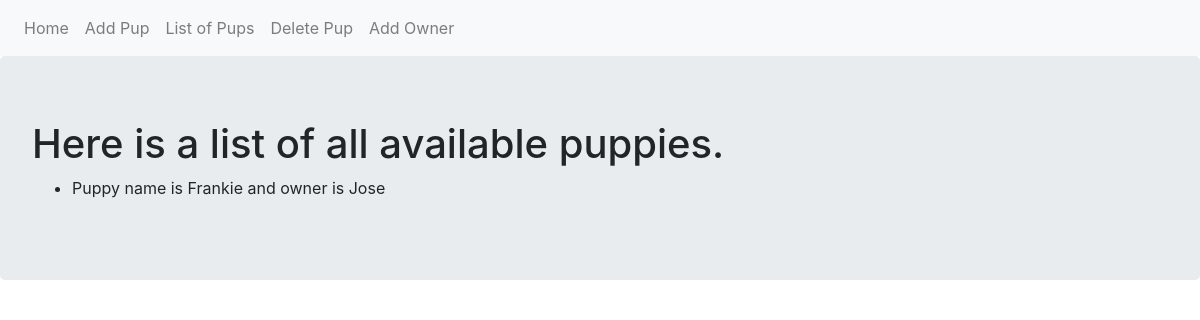
Before: /puppies/list with the older database file.
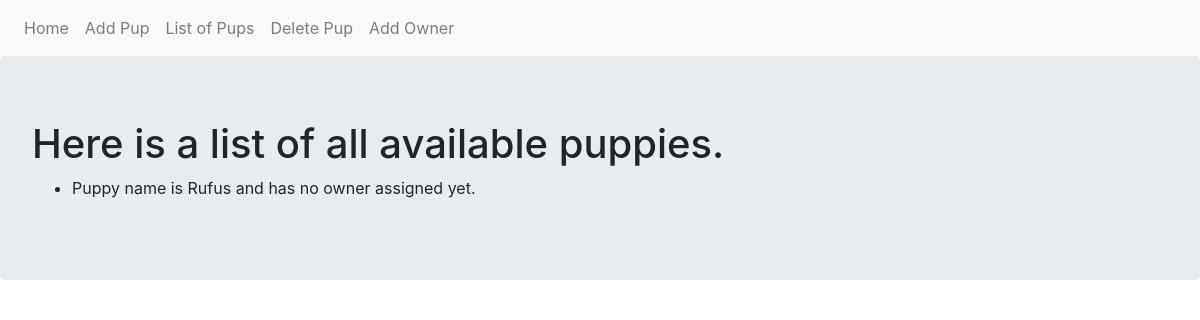
After: the same page with the newer database file.
### myproject/models.py (models this page shows, shortened)
class Puppy(db.Model):
	__tablename__ = "puppies"
	id = db.Column(db.Integer, primary_key = True)
	name = db.Column(db.Text)
	owner = db.relationship("Owner", backref = "puppy", uselist = False)
	def __repr__(self):
		if self.owner:
			return f"Puppy name is {self.name} and owner is {self.owner.name}"
		else:
			return f"Puppy name is {self.name} and has no owner assigned yet."

class Owner(db.Model):
	__tablename__ = "owners"
	id = db.Column(db.Integer, primary_key = True)
	name = db.Column(db.Text)
	puppy_id = db.Column(db.Integer, db.ForeignKey("puppies.id"))

### myproject/puppies/views.py (the view)
@puppies_blueprint.route("/list")
def list():
	puppies = Puppy.query.all()
	return render_template("list.html", puppies = puppies)

### myproject/puppies/templates/puppies/list.html
{% extends "base.html" %}
{% block content %}
  <div class="jumbotron">
    <h1>Here is a list of all available puppies.</h1>
    <ul>
      {% for pup in puppies  %}
        <li>{{ pup }}</li>
      {% endfor %}
    </ul>
  </div>
{% endblock %}

### myproject/templates/base.html (shortened to what this page needs)
<!DOCTYPE html>
<html lang="en" dir="ltr">
  <head>
    <link rel="stylesheet" href="https://maxcdn.bootstrapcdn.com/bootstrap/4.0.0/css/bootstrap.min.css">
  </head>
  <body>
    <nav class="navbar navbar-expand-lg navbar-light bg-light">
      <div class="navbar-nav">
        <a class="nav-item nav-link" href="{{ url_for('index') }}">Home</a>
        <a class="nav-item nav-link" href="{{ url_for('puppies.add') }}">Add Pup</a>
        <a class="nav-item nav-link" href="{{ url_for('puppies.list') }}">List of Pups</a>
        <a class="nav-item nav-link" href="{{ url_for('puppies.delete') }}">Delete Pup</a>
        <a class="nav-item nav-link" href="{{ url_for('owners.add') }}">Add Owner</a>
      </div>
    </nav>
    {% block content %}
    {% endblock %}
  </body>
</html>

Changed rows visible on the page:
removed Puppy: name.name "Puppy name is Frankie and owner is Jose"
added Puppy: name "Puppy name is Rufus and has no owner assigned yet."
